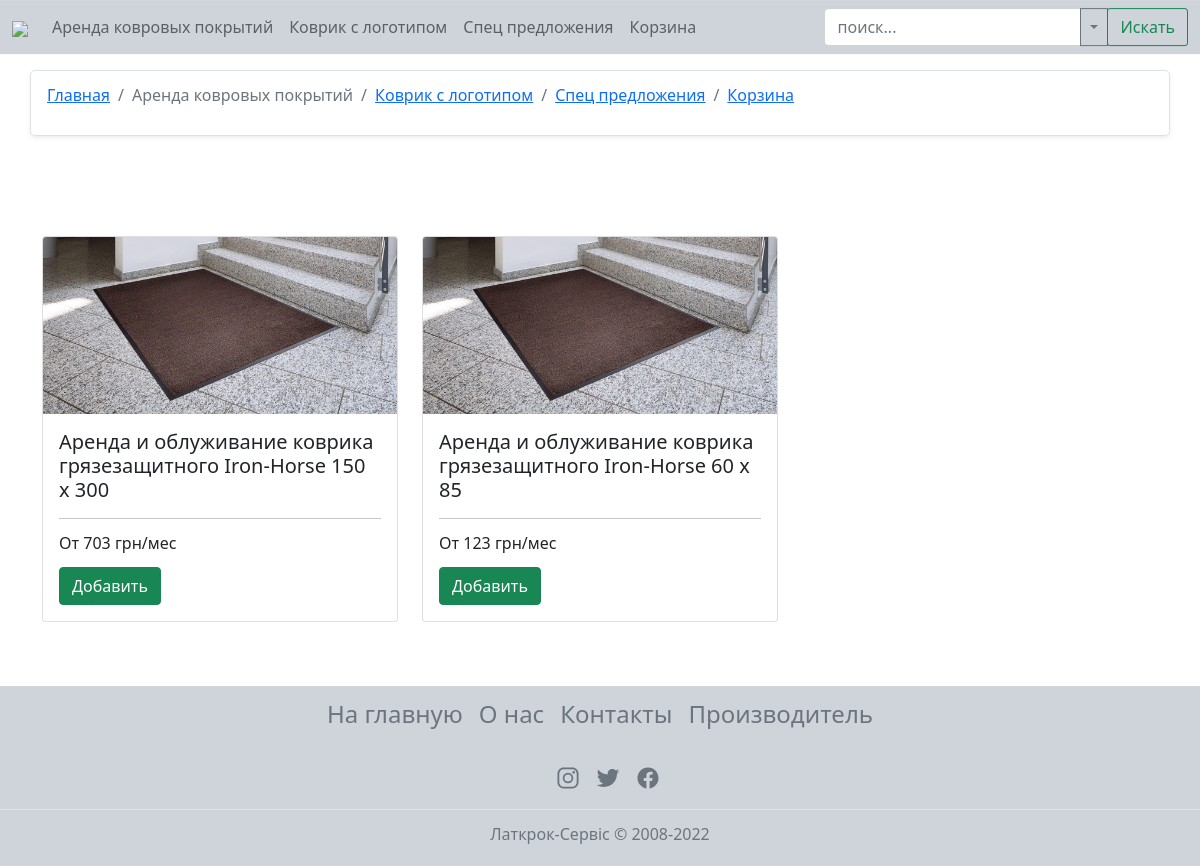
/order/, run on an earlier commit of the app's database.
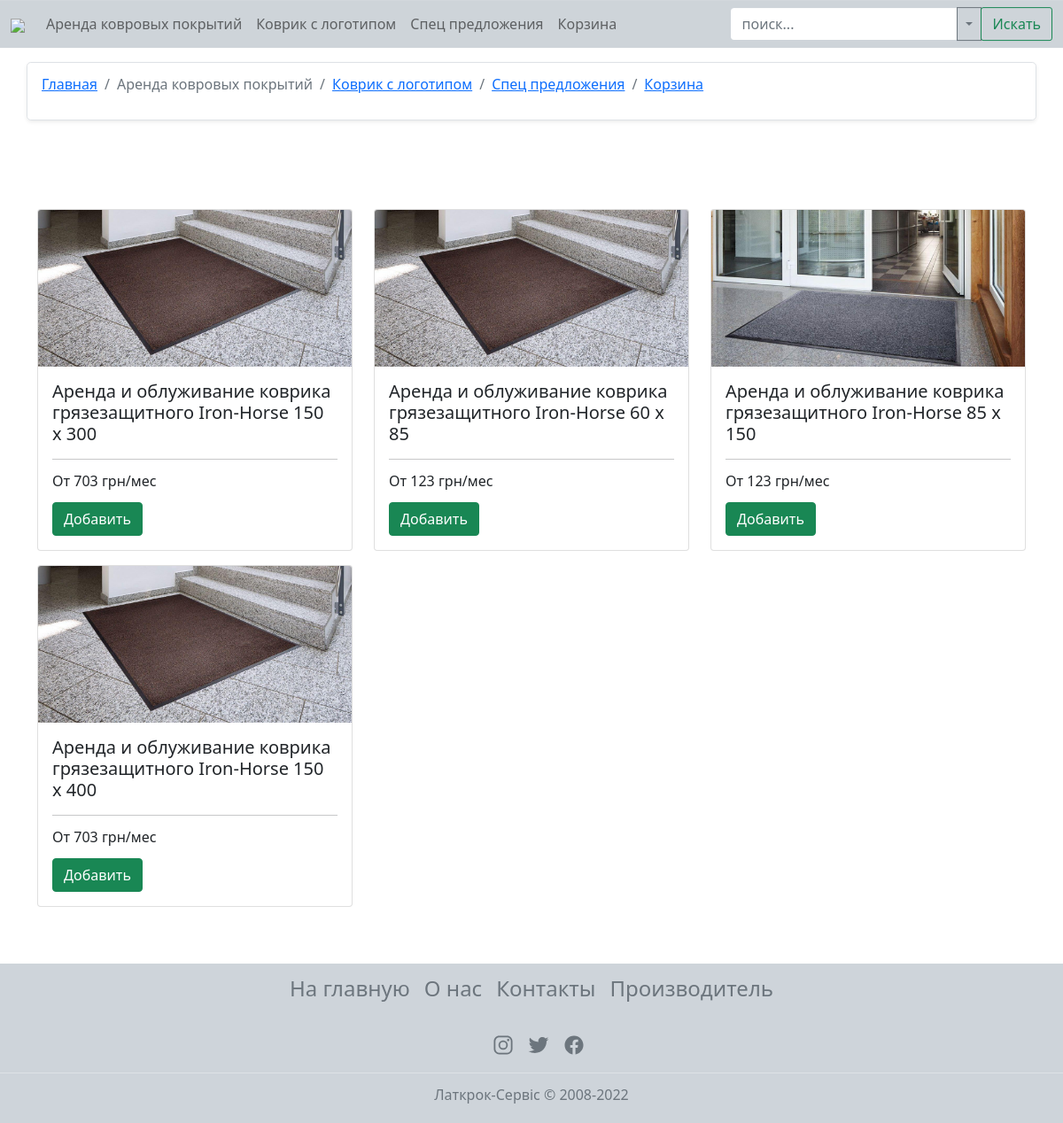
And on a later commit of the database.
### main/models.py (models this page shows, shortened)
class Order(models.Model):
    title = models.CharField(_('Название'), max_length=75, db_index=True)
    slug = models.SlugField('URL', max_length=255, unique=True, db_index=True)
    description = models.TextField('Описание', db_index=True)
    img_1 = models.ImageField(_('Картинка'), upload_to='photo')
    img_2 = models.ImageField(_('Доп картинка'), upload_to='photo')
    img_3 = models.ImageField(_('Доп картинка'), upload_to='photo')
    prise_1 = models.IntegerField(_('Цена 1 раза в месяц'))
    prise_2 = models.IntegerField(_('Цена 2 раз в месяц'))
    prise_3 = models.IntegerField(_('Цена 1 раза в неделю'))
    prise_4 = models.IntegerField(_('Цена 2 раз в неделю'))
    prise_5 = models.IntegerField(_('Цена 3 раз в неделю'))
    prise_6 = models.IntegerField(_('Цена 4 раз в неделю'))
    prise_7 = models.IntegerField(_('Цена 5 раз в неделю'))
    prise_8 = models.IntegerField(_('Цена 6 раз в неделю'))
    prise_9 = models.IntegerField(_('Цена каждого дня(в Сб) - доп ковер'))
    status = models.BooleanField(_('Доступность'), default=True)
    class Meta:
        verbose_name = _('Аренда ковровых покрытий')
        verbose_name_plural = _('Аренда ковровых покрытий')
    def get_absolute_url(self):
        return reverse('order_product', kwargs={'order_slug': self.slug})

### main/views.py (the view)
# urls.py: path('order/', LatkrokOrder.as_view(), name='order'),
class LatkrokOrder(ListView):
    model = Order
    template_name = 'main/order.html'
    context_object_name = 'orders'

### main/templates/main/order.html (shortened to what this page needs)
{% extends 'main/base.html' %}
{% load static %}
{% block link %}
<link rel="stylesheet" type="text/css" href="{% static 'main/css/order_style.css' %}">
{% endblock %}
{% block content %}
<div class="container p-3 rounded-3 border shadow-sm mt-3">
	<nav aria-label="breadcrumb" style="background: none;">
		<ol class="breadcrumb">
			<li class="breadcrumb-item"><a href="{% url 'index' %}">Главная</a></li>
			<li class="breadcrumb-item active" aria-current="page">Аренда ковровых покрытий</li>
			<li class="breadcrumb-item"><a href="{% url 'logo' %}">Коврик с логотипом</a></li>
			<li class="breadcrumb-item"><a href="{% url 'special' %}">Спец предложения</a></li>
			<li class="breadcrumb-item"><a href="{% url 'basket' %}">Корзина</a></li>
		</ol>
	</nav>
</div>
<div class="container">
	<div class="row">
		{% if orders %}
			{% for i in orders %}
				<div class="col-sm-4 mb-3">
					<div class="card">
						<img src="{{ i.img_1.url }}" class="card-img-top" style="max-height: 300px;">
						<div class="card-body">
							<h5 class="card-title">{{ i.title }}</h5>
							<hr>
							<div class="d-flex pb-3"><p  class="card-text">От {{ i.prise_1 }} грн/мес</p></div>
							<a class="btn btn-success" href="{{ i.get_absolute_url }}">Добавить</a>
						</div>
					</div>
				</div>
			{% endfor %}
		{% else %}
			<div class="alert alert-warning shadow-lg text-center" role="alert">
				<p class="fs-3">Сейчас нет товаров</p>
			</div>
		{% endif %}
	</div>
</div>
{% endblock %}

### main/templates/main/base.html (shortened to what this page needs)
{% load static %}
<!DOCTYPE html>
<html lang="en">
<head>
	<link href="https://cdn.jsdelivr.net/npm/bootstrap@5.1.3/dist/css/bootstrap.min.css" rel="stylesheet">
	<link rel="stylesheet" href="https://cdnjs.cloudflare.com/ajax/libs/font-awesome/4.7.0/css/font-awesome.min.css">
	<link rel="stylesheet" href="{% static 'main/css/base.css' %}">
	{% block link %}{% endblock %}
</head>
<body>
	<div class="wrapper">
		<header class="header" style="position: -webkit-sticky; position: sticky; top: 0.1px; z-index: 3; background: #ced4d9;">
			<nav class="navbar navbar-expand-lg navbar-light">
				<div class="container-fluid">
					<a class="navbar-brand" href="{% url 'index' %}"><img src="https://latkrok.com.ua/image/catalog/latkrok-logo.png" style="max-width: 200px;"></a>
					<div class="collapse navbar-collapse" id="navbarSupportedContent">
						<ul class="navbar-nav me-auto mb-2 mb-lg-0">
							<li class="nav-item">
								<a class="nav-link" href="{% url 'order' %}">Аренда ковровых покрытий</a>
							</li>
							<li class="nav-item">
								<a class="nav-link" href="{% url 'logo' %}">Коврик с логотипом</a>
							</li>
							<li class="nav-item">
								<a class="nav-link" href="{% url 'special' %}">Спец предложения</a>
							</li>
							<li class="nav-item">
								<a id="badge" class="nav-link" href="{% url 'basket' %}">Корзина</a>
							</li>
						</ul>
						<form class="d-flex">
							<div class="input-group">
								<input id="search" class="form-control" type="search" placeholder="поиск..." aria-label="Search">
									<button type="button" class="btn btn-outline-secondary dropdown-toggle dropdown-toggle-split" data-bs-toggle="dropdown" aria-expanded="false">
									</button>
									<button onclick="GoTo()" class="btn btn-outline-success" style="border-radius: 3px;">Искать</button>
							</div>
						</form>
					</div>
				</div>
			</nav>
		</header>
		<main class="main">
			{% block content %}{% endblock %}
		</main>
		<footer class="footer py-2 mt-5">
			<ul class="nav justify-content-center pb-3 mb-3">
				<li class="nav-item"><a href="{% url 'index' %}" class="nav-link px-2 text-muted">На главную</a></li>
				<li class="nav-item"><a href="{% url 'about' %}" class="nav-link px-2 text-muted">О нас</a></li>
				<li class="nav-item"><a href="{% url 'contacts' %}" class="nav-link px-2 text-muted">Контакты</a></li>
				<li class="nav-item"><a href="{% url 'maker' %}" class="nav-link px-2 text-muted">Производитель</a></li>
			</ul>
			<ul class="nav justify-content-center border-bottom pb-3 mb-3">
				<li class="ms-3"><a class="text-muted" href="#"><ion-icon name="logo-instagram"></ion-icon></a></li>
				<li class="ms-3"><a class="text-muted" href="#"><ion-icon name="logo-twitter"></ion-icon></a></li>
				<li class="ms-3"><a class="text-muted" href="#"><ion-icon name="logo-facebook"></ion-icon></a></li>
			</ul>
			<p class="text-center text-muted fs-6">Латкрок-Сервіс © 2008-2022</p>
		</footer>
	</div>
</body>
</html>

### main/static/main/css/base.css (style rules this page uses)
html, body { height: 100%; line-height: 1; }
.navbar-brand { transition: 0.5s; }
.wrapper { min-height: 100%; display: flex; flex-direction: column; }
.main { flex: 1 1 auto; }
footer { background: var(--bs-gray-400); }
footer ul li a { font-size: 24px; transition: 0.5s !important; }

### main/static/main/css/order_style.css (style rules this page uses)
.container { justify-content: center; margin-top: 100px; }

What changed in the data, as far as the page shows it:
added Order: img_1 (picture), title "Аренда и облуживание коврика грязезащитного Iron-Horse 85 x 150", prise_1 "123"
added Order: img_1 (picture), title "Аренда и облуживание коврика грязезащитного Iron-Horse 150 х 400", prise_1 "703"
